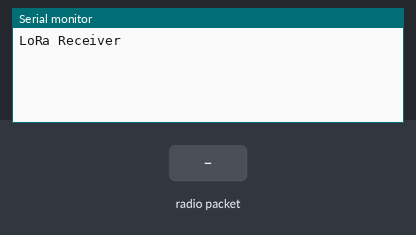
Simulated run of this sketch. Board: Arduino Uno, built with avr-gcc and run on an emulated ATmega328P. Shown: the last lines printed to the serial monitor. The test bench sets the inputs (shaded band). No radio packets arrive unless stated.

Above: at 1.2 s.
1.3 s: radio packet "1" arrives
At 2.3 s:
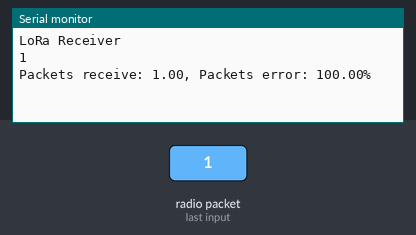
2.8 s: radio packet "0" arrives
At 3.5 s:
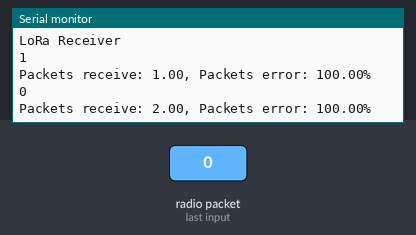
4.3 s: radio packet "2" arrives
At 4.6 s:
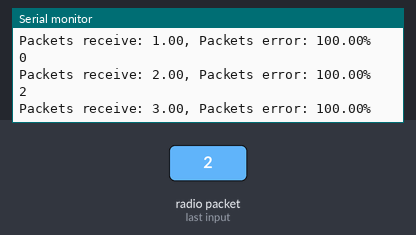

The sketch:

LoRaReceiver.ino
```cpp
#include <LoRa.h>
#include <SPI.h>

float packets_receive = 0.0;
float packets_error = 0.0;

void setup() {
  Serial.begin(9600);
  while (!Serial);

  Serial.println("LoRa Receiver");

  if (!LoRa.begin(915E6)) {
    Serial.println("Starting LoRa failed!");
    while (1);
  }
}

String  getString(){
  String aux = "";

  while(LoRa.available())
      aux += (char)LoRa.read();
  return aux;
}
double getTemp(String s){
  String temp = "";
  for(int i = 16, j = 0; i<21; i++, j++){
    temp += s[i];
  }
  double temp_d = temp.toDouble();
  return temp_d;
}

double getHumi(String s){
  String temp = "";
  for(int i = 35, j = 0; i<40; i++, j++){
    temp += s[i];
  }
  double humi_d = temp.toDouble();
  return humi_d;
}
/**
 *
 */
bool isNum(String data){
  double t = getTemp(data);
  double h = getHumi(data);
  String s_temp = "";
  for(int i = 16, j = 0; i < 21; i++, j++) {
    s_temp += data[i];
  }

  String s_humi = "";
  for(int i = 35, j = 0; i < 40; i++, j++) {
    s_humi += data[i];
  }

  String aux_temp(t);
  String aux_humi(h);
  if(!s_temp.compareTo(aux_temp)){
    if(!s_humi.compareTo(aux_humi)){
      return true;
    }
    else{
      return false;
    }
  }
  else{
    return false;
  }
}

bool packet_correct(String data, double temp, double humi){
  String Default("{\"Temperature\": ");
  Default += String(temp);
  Default += ", \"Humidity\": ";
  Default += String(humi);
  Default += "}";


  if(!Default.compareTo(data)){
    return true;
  }
  else{
    return false;
  }

}

void loop() {
  int packetSize = LoRa.parsePacket();

  if(packetSize){
    packets_receive++;
    String data = getString();

    if(!packet_correct(data, getTemp(data), getHumi(data))){
      packets_error++;
    }

    Serial.println(data);
    Serial.print("Packets receive: ");
    Serial.print(packets_receive);
    Serial.print(", Packets error: ");
    Serial.print((packets_error/packets_receive)*100);
    Serial.println("%");
  }
}
```

Measured:
- after the input at 1.3 s, the serial monitor: prints a new line at once (image 1)
- after the input at 2.8 s, the serial monitor: prints a new line at once (image 2)
- after the input at 4.3 s, the serial monitor: prints a new line at once (image 3)
